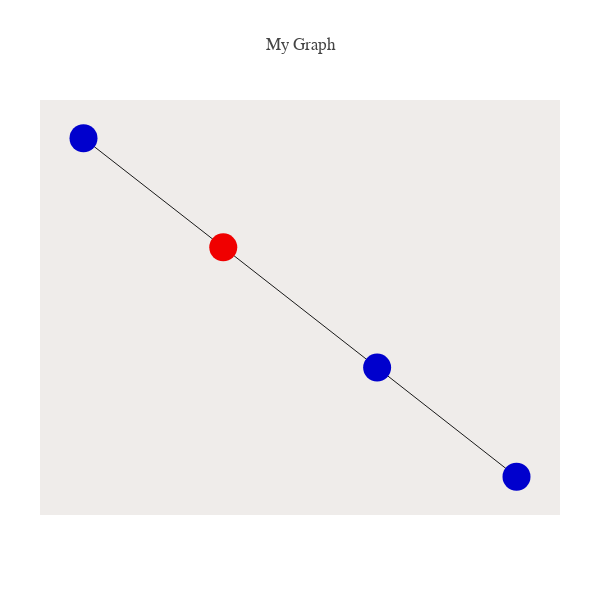

Write notebook code for a chart like this one.
### Code cell
### let's visualize the tree
### plotting a network because igraph is not installed.

from structure_tools.Coalesce_plots import plot_phyl_net

node_list= list(range(-1,Mp.shape[1]))
root= True
nodes_as_seqs= True

plot_phyl_net(data_phyl,leaves,node_list,edges,
              nodes_as_seqs= nodes_as_seqs,root= root)

### Figure 1 — Plotly figure (JSON) as saved in the notebook; plotly's stock layout.template omitted (floating-point values rounded to 4 significant figures)
{"data": [{"hoverinfo": "none", "line": {"color": "rgb(25,25,25)", "width": 1}, "mode": "lines", "type": "scatter", "uid": "b9c450ff-3755-448b-8f20-46c7288c8182", "x": [-0.2107, 0.2112, null, -0.2107, -0.5939, null, 0.2112, 0.5934, null], "y": [0.3554, -0.3553, null, 0.3554, 0.9998, null, -0.3553, -1, null]}, {"hoverinfo": "text", "marker": {"color": ["rgb(240,0,0)", "rgb(0,0,205)", "rgb(0,0,205)", "rgb(0,0,205)"], "size": 28}, "mode": "markers", "text": ["root: 0000", "1100", "1101", "0010\n0010"], "type": "scatter", "uid": "ea1019ad-eda1-47dd-8350-451e4db3bd05", "x": [-0.2107, 0.2112, 0.5934, -0.5939], "y": [0.3554, -0.3553, -1, 0.9998]}], "layout": {"autosize": false, "font": {"family": "Balto"}, "height": 600, "hovermode": "closest", "margin": {"b": 85, "l": 40, "pad": 0, "r": 40, "t": 100}, "plot_bgcolor": "#efecea", "showlegend": false, "title": "My Graph", "width": 600, "xaxis": {"showgrid": false, "showline": false, "showticklabels": false, "title": "", "zeroline": false}, "yaxis": {"showgrid": false, "showline": false, "showticklabels": false, "title": "", "zeroline": false}}}
